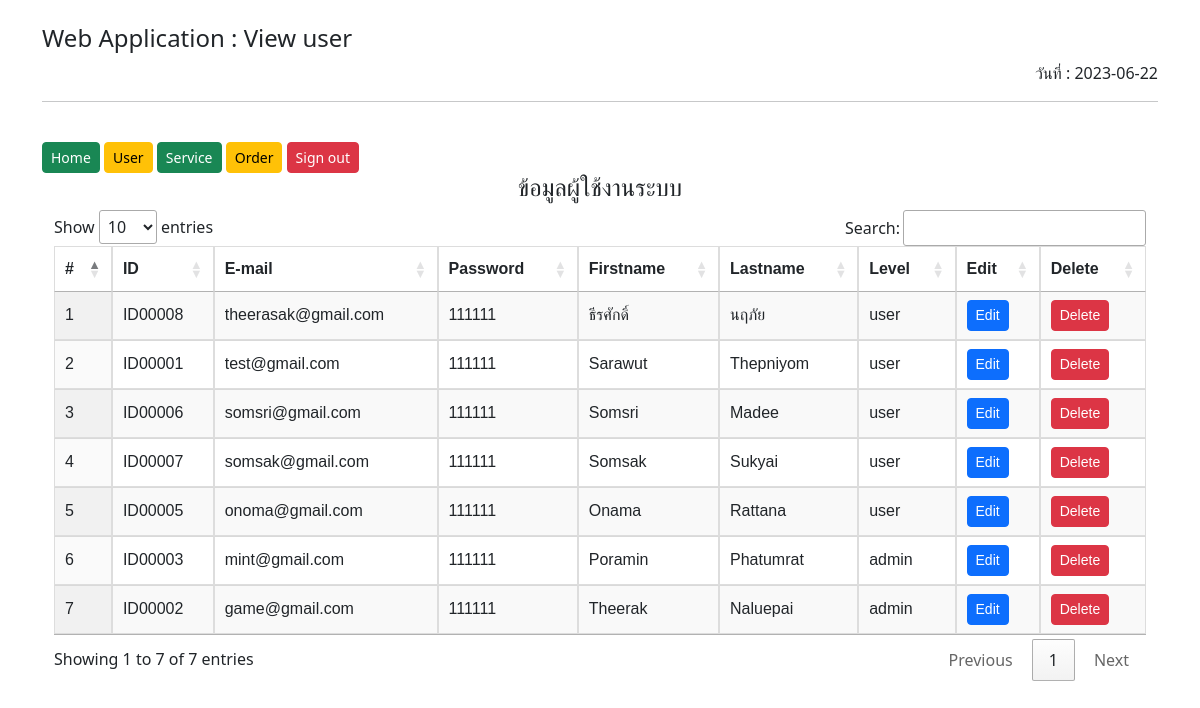
The page /admin/viewUser.php (signed in) on the database its author committed.
### tables this page shows
CREATE TABLE `users` (
  `code` varchar(4) NOT NULL DEFAULT 'ID',
  `id` int(5) unsigned zerofill NOT NULL AUTO_INCREMENT,
  `uname` varchar(45) NOT NULL,
  `fname` varchar(45) NOT NULL,
  `lname` varchar(45) NOT NULL,
  `pass` varchar(45) NOT NULL,
  `level` varchar(6) NOT NULL DEFAULT 'user',
  PRIMARY KEY (`id`),
  UNIQUE KEY `uname_UNIQUE` (`uname`)
);

### htdocs/admin/isadmin.php (called while the page is built, shortened)
<?php session_start();
  $level = $_SESSION['level'];
?>

### htdocs/admin/viewuser.php (the view, shortened to what this page needs)
<?php
include("./isadmin.php");
$sql2 = "SELECT * FROM users ORDER BY uname DESC";
$result2 = mysqli_query($connect, $sql2);
$order = 1;
?>
<!DOCTYPE html>
<html lang="en">
<head>
  <link href="https://cdn.jsdelivr.net/npm/bootstrap@5.3.0-alpha1/dist/css/bootstrap.min.css" rel="stylesheet">
  <link rel="stylesheet" href="css/button.css">
  <link rel="stylesheet" href="css/table.css">
  <link rel="stylesheet" href="https://cdn.datatables.net/1.13.4/css/jquery.dataTables.min.css">
</head>
<body>
  <div class="container">
    <br>
    <h4 aligh="center">Web Application : View user</h4>
    <div align="right"> วันที่ : <font id="date_now"></font>
    </div>
    <hr>
  </div>
  <div class="container">
  <div class="col-sm-6">
    <br>
    <a href="index.php" class="btn btn-success btn-sm">Home</a>
    <a href="viewUser.php" class="btn btn-warning btn-sm">User</a>
    <a href="request_service.php" class="btn btn-success btn-sm">Service</a>
    <a href="request_orders.php" class="btn btn-warning btn-sm">Order</a>
    <a href="logout.php" class="btn btn-danger btn-sm">Sign out</a>
  </div>
  </div>
  <div class="container" align="right">
    <center>
      <h4>ข้อมูลผู้ใช้งานระบบ</h4>
    </center>
    <div class="container">
    <table id="myTable" class="display" style="width: 100%;">
        <thead>
          <tr>
            <th>#</th>
            <th>ID</th>
            <th>E-mail</th>
            <th>Password</th>
            <th>Firstname</th>
            <th>Lastname</th>
            <th>Level</th>
            <th>Edit</th>
            <?php
            if ($level == 'admin') {
              echo '<th>Delete</th>';
            }
            ?>
          </tr>
        </thead>
        <tbody>
          <?php while ($row = mysqli_fetch_assoc($result2)) { ?>
            <tr>
              <td><?php echo $order++; ?></td>
              <td><?php echo $row["code"] . $row["id"]; ?></td>
              <td><?php echo $row["uname"]; ?></td>
              <td><?php echo $row["pass"]; ?></td>
              <td><?php echo $row["fname"]; ?></td>
              <td><?php echo $row["lname"]; ?></td>
              <td><?php echo $row["level"]; ?></td>
              <td>
                <a href="editUser.php?id=<?php echo $row["id"] ?>" class="btn btn-primary btn-sm">Edit</a>
              </td>
              <?php if ($level == 'admin'){ ?>
                <td>
                    <a href='deleteUser.php?id=<?php echo $row["id"]?> 'class="btn btn-danger btn-sm" onclick="return confirm('คุณต้องการลบข้อมูลหรือไม่')">Delete</a>
                </td>
          <?php } ?>
            </tr>
          <?php } ?>
        </tbody>
      </table>
    </div>
</body>
</html>

### htdocs/css/table.css (style rules this page uses)
table { font-family: arial, sans-serif; border-collapse: collapse; width: 100%; }
td, th { border: 1px solid #dddddd; text-align: left; padding: 8px; }
tr:nth-child(even) { background-color: #dddddd; }

### rows shown on the page
users: code "ID", id "00008", uname "theerasak@gmail.com", pass "111111", fname "ธีรศักดิ์", lname "นฤภัย", level "user"
users: code "ID", id "00001", uname "test@gmail.com", pass "111111", fname "Sarawut", lname "Thepniyom", level "user"
users: code "ID", id "00006", uname "somsri@gmail.com", pass "111111", fname "Somsri", lname "Madee", level "user"
users: code "ID", id "00007", uname "somsak@gmail.com", pass "111111", fname "Somsak", lname "Sukyai", level "user"
users: code "ID", id "00005", uname "onoma@gmail.com", pass "111111", fname "Onama", lname "Rattana", level "user"
users: code "ID", id "00003", uname "mint@gmail.com", pass "111111", fname "Poramin", lname "Phatumrat", level "admin"
users: code "ID", id "00002", uname "game@gmail.com", pass "111111", fname "Theerak", lname "Naluepai", level "admin"
